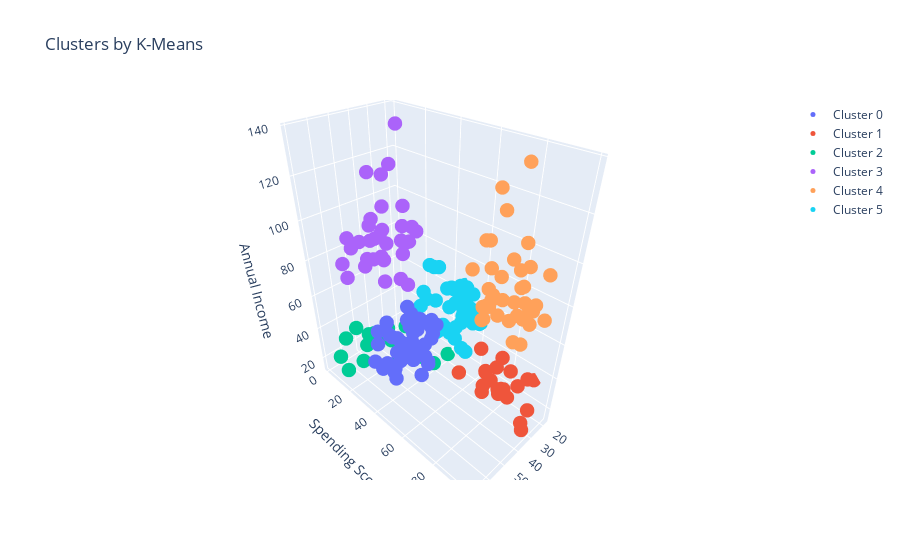

Source (notebook cell):
### Markdown cell above
KM6_clustered.group('cluster').size.to_frame() output the number of observations based on the cluster number, this is converted into a dataframe. This assigned the variable, KM6_clust_sizes. Then column the column is labeled, KM_size by a list list containing KM_size in string format being assigned KM6_clust_sizes.columns. KM6_clust_sizes is outputted using the print function.

### Code cell
#  Create an interactive 3D view of K-Means with 6 clusters with Plotly
def tracer(db, n, name):
    '''
    This function returns trace object for Plotly
    '''
    return go.Scatter3d(
        x = db[db['Cluster']==n]['Age'],
        y = db[db['Cluster']==n]['Spending Score (1-100)'],
        z = db[db['Cluster']==n]['Annual Income (k$)'],
        mode = 'markers',
        name = name,
        marker = dict(
            size = 5
        )
     )
trace0 = tracer(KM6_clustered, 0, 'Cluster 0')
trace1 = tracer(KM6_clustered, 1, 'Cluster 1')
trace2 = tracer(KM6_clustered, 2, 'Cluster 2')
trace3 = tracer(KM6_clustered, 3, 'Cluster 3')
trace4 = tracer(KM6_clustered, 4, 'Cluster 4')
trace5 = tracer(KM6_clustered, 5, 'Cluster 5')

data = [trace0, trace1, trace2, trace3, trace4, trace5]

layout = go.Layout(
    title = 'Clusters by K-Means',
    scene = dict(
            xaxis = dict(title = 'Age'),
            yaxis = dict(title = 'Spending Score'),
            zaxis = dict(title = 'Annual Income')
        )
)

fig = go.Figure(data=data, layout=layout)
py.offline.iplot(fig)

### Figure 1 — Plotly figure (JSON) as saved in the notebook; plotly's stock layout.template omitted (floating-point values rounded to 4 significant figures)
{"data": [{"marker": {"size": 5}, "mode": "markers", "name": "Cluster 0", "type": "scatter3d", "x": [65, 50, 49, 59, 50, 47, 51, 69, 53, 70, 67, 54, 63, 43, 68, 70, 47, 60, 60, 59, 45, 49, 57, 67, 46, 48, 55, 50, 68, 48, 47, 48, 49, 67, 49, 66, 54, 68, 66, 65, 63, 49, 51, 50], "y": [35, 55, 52, 60, 45, 41, 50, 46, 46, 56, 52, 59, 51, 50, 48, 55, 42, 49, 56, 47, 53, 42, 51, 41, 44, 46, 58, 46, 55, 49, 47, 42, 48, 59, 56, 50, 46, 43, 48, 52, 43, 59, 43, 57], "z": [38, 40, 42, 43, 43, 43, 44, 44, 46, 46, 47, 47, 48, 48, 48, 49, 49, 50, 50, 54, 54, 54, 54, 54, 54, 54, 57, 58, 59, 60, 60, 61, 62, 62, 62, 63, 63, 63, 63, 63, 65, 65, 67, 67]}, {"marker": {"size": 5}, "mode": "markers", "name": "Cluster 1", "type": "scatter3d", "x": [21, 23, 22, 23, 30, 35, 24, 22, 20, 35, 25, 31, 29, 35, 23, 21, 18, 21, 30, 20, 24, 24], "y": [81, 77, 76, 94, 72, 99, 77, 79, 66, 98, 73, 73, 82, 61, 87, 73, 92, 81, 73, 75, 92, 65], "z": [15, 16, 17, 18, 19, 19, 20, 20, 21, 23, 24, 25, 28, 28, 29, 30, 33, 33, 34, 37, 38, 39]}, {"marker": {"size": 5}, "mode": "markers", "name": "Cluster 2", "type": "scatter3d", "x": [19, 20, 31, 35, 64, 67, 58, 37, 35, 52, 35, 46, 54, 45, 40, 60, 53, 49, 42, 36, 48, 49], "y": [39, 6, 40, 6, 3, 14, 15, 13, 35, 29, 35, 5, 14, 32, 31, 4, 4, 14, 17, 26, 36, 28], "z": [15, 16, 17, 18, 19, 19, 20, 20, 21, 23, 24, 25, 28, 28, 29, 30, 33, 33, 34, 37, 39, 39]}, {"marker": {"size": 5}, "mode": "markers", "name": "Cluster 3", "type": "scatter3d", "x": [43, 59, 47, 20, 44, 19, 57, 25, 48, 34, 43, 44, 47, 37, 34, 56, 19, 50, 42, 36, 40, 36, 52, 58, 59, 37, 46, 41, 54, 41, 34, 33, 47, 45, 32], "y": [35, 11, 9, 5, 7, 10, 5, 12, 36, 22, 17, 20, 16, 1, 1, 35, 5, 26, 20, 27, 13, 10, 13, 15, 14, 32, 15, 39, 24, 17, 23, 8, 16, 28, 18], "z": [71, 71, 71, 73, 73, 74, 75, 77, 77, 78, 78, 78, 78, 78, 78, 79, 81, 85, 86, 87, 87, 87, 88, 88, 93, 97, 98, 99, 101, 103, 103, 113, 120, 126, 137]}, {"marker": {"size": 5}, "mode": "markers", "name": "Cluster 4", "type": "scatter3d", "x": [39, 31, 40, 38, 39, 31, 29, 32, 35, 32, 32, 28, 32, 34, 39, 38, 27, 30, 30, 29, 31, 36, 33, 32, 28, 36, 30, 27, 35, 32, 29, 30, 28, 36, 32, 38, 35, 32, 30], "y": [91, 77, 95, 75, 75, 71, 88, 73, 72, 93, 87, 97, 74, 90, 88, 76, 89, 78, 73, 83, 93, 75, 95, 63, 75, 92, 86, 69, 90, 86, 88, 97, 68, 85, 69, 91, 79, 74, 83], "z": [69, 70, 71, 71, 71, 72, 73, 73, 74, 75, 76, 77, 77, 78, 78, 78, 78, 78, 78, 79, 81, 85, 86, 87, 87, 87, 88, 88, 93, 97, 98, 99, 101, 103, 103, 113, 120, 126, 137]}, {"marker": {"size": 5}, "mode": "markers", "name": "Cluster 5", "type": "scatter3d", "x": [31, 27, 29, 31, 33, 31, 27, 19, 18, 19, 32, 26, 40, 23, 38, 21, 22, 34, 18, 40, 32, 24, 27, 20, 23, 26, 21, 19, 38, 19, 18, 19, 27, 38, 40, 23, 25, 28], "y": [61, 47, 42, 42, 60, 54, 51, 55, 59, 59, 47, 54, 48, 52, 55, 57, 55, 60, 41, 40, 42, 52, 50, 49, 41, 55, 42, 54, 42, 46, 48, 50, 56, 40, 58, 29, 34, 40], "z": [39, 40, 40, 40, 42, 43, 46, 46, 48, 48, 48, 54, 54, 54, 54, 54, 57, 58, 59, 60, 60, 60, 60, 61, 62, 62, 62, 63, 64, 64, 65, 65, 67, 67, 69, 70, 72, 76]}], "layout": {"scene": {"xaxis": {"title": {"text": "Age"}}, "yaxis": {"title": {"text": "Spending Score"}}, "zaxis": {"title": {"text": "Annual Income"}}}, "title": {"text": "Clusters by K-Means"}}}
